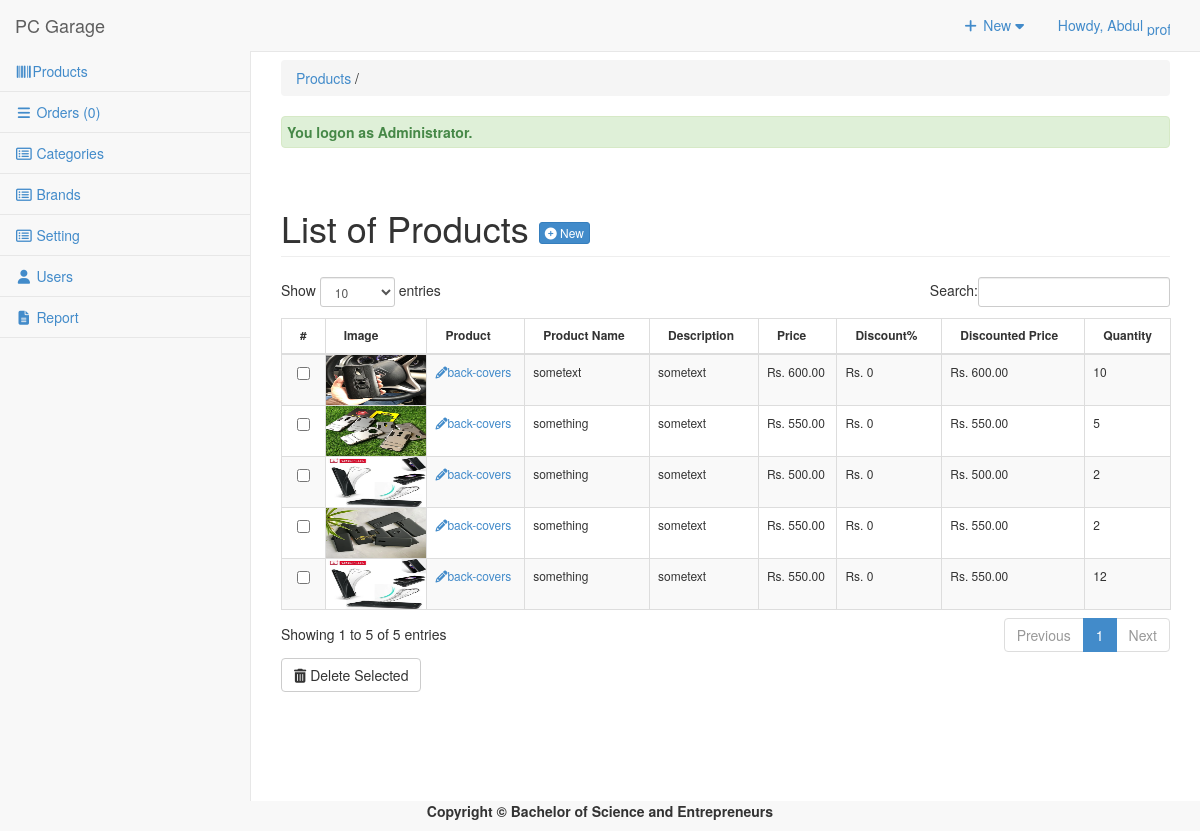
/admin/products/ (signed in), run on the app's committed database.
### tables this page shows
CREATE TABLE `tblpromopro` (
  `PROMOID` int(11) NOT NULL,
  `PROID` int(11) NOT NULL,
  `PRODISCOUNT` double NOT NULL,
  `PRODISPRICE` double NOT NULL,
  `PROBANNER` tinyint(4) NOT NULL,
  `PRONEW` tinyint(4) NOT NULL
);

CREATE TABLE `tblproduct` (
  `PROID` int(11) NOT NULL,
  `PRODNAME` varchar(255) NOT NULL,
  `PRODESC` varchar(255) DEFAULT NULL,
  `INGREDIENTS` varchar(255) NOT NULL,
  `PROQTY` int(11) DEFAULT NULL,
  `ORIGINALPRICE` double NOT NULL,
  `PROPRICE` double DEFAULT NULL,
  `CATEGID` int(11) DEFAULT NULL,
  `BRID` int(11) NOT NULL,
  `IMAGES` varchar(255) DEFAULT NULL,
  `PROSTATS` varchar(30) DEFAULT NULL,
  `OWNERNAME` varchar(90) NOT NULL,
  `OWNERPHONE` varchar(90) NOT NULL
);

CREATE TABLE `tblcategory` (
  `CATEGID` int(11) NOT NULL,
  `CATEGORIES` varchar(255) NOT NULL,
  `USERID` int(11) NOT NULL,
  `CATIMAGE` varchar(255) NOT NULL
);

### admin/products/index.php (called while the page is built, shortened)
<?php
require_once("../../include/initialize.php");
$view = (isset($_GET['view']) && $_GET['view'] != '') ? $_GET['view'] : '';
	$header=$view;
	$title="Products";
	switch ($view) {
  	default :
	$title="Products";
	}
require_once ("../theme/templates.php");
?>

### include/database.php (called while the page is built, shortened)
<?php
class Database {
	var $sql_string = '';
	private $conn;
	public function open_connection() {
		$this->conn = mysqli_connect(server,user,pass);
		if(!$this->conn){
			echo "Problem in database connection! Contact administrator!";
			exit();
		}else{
			$db_select = mysqli_select_db($this->conn,database_name);
		}
	}
	function setQuery($sql='') {
		$this->sql_string=$sql;
	}
	function executeQuery() {
		$result = mysqli_query($this->conn,$this->sql_string);
		return $result;
	}
	private function confirm_query($result) {
		return $result;
	}
	function loadResultList( $key='' ) {
		$cur = $this->executeQuery();
		$array = array();
		while ($row = mysqli_fetch_object($cur)) {
			if ($key) {
				$array[$row->$key] = $row;
			} else {
				$array[] = $row;
			}
		}
		return $array;
	}
	function loadSingleResult() {
		$cur = $this->executeQuery();
		while ($row = mysqli_fetch_object($cur)) {
		return $data = $row;
		}
	}
	public function num_rows($result_set) {
		return mysqli_num_rows($result_set);
	}
}
$mydb = new Database();
?>

### include/accounts.php (called while the page is built, shortened)
<?php
require_once(LIB_PATH.DS.'database.php');
class User {
	protected static  $tblname = "tbluseraccount";
	function single_user($id=""){
			global $mydb;
			$mydb->setQuery("SELECT * FROM ".self::$tblname."
				Where USERID= '{$id}' LIMIT 1");
			$cur = $mydb->loadSingleResult();
			return $cur;
	}
}
?>

### admin/products/list.php (the view, shortened to what this page needs)
<div class="row">
     	 <div class="col-lg-12">
          <h1 class="page-header">List of Products  <a href="index.php?view=add" class="btn btn-primary btn-xs  ">  <i class="fa fa-plus-circle fw-fa"></i> New</a>  </h1>
     		</div>
 		 </div>
	    <form action="controller.php?action=delete" Method="POST">
	    <div class="table-responsive">
		<table id="dash-table"  class="table table-striped table-bordered table-hover "  style="font-size:12px" cellspacing="0" >
		  <thead>
		  	<tr>
		  		<th width="1%">#</th>
		  		<th width="50">Image</th>
		  		<th>Product</th>
				<th>Product Name</th>
		  		<th>Description</th>
		  		<th>Price</th>
		  		<th>Discount%</th>
		  		<th>Discounted Price</th>
		  		<th>Quantity</th>
		  	</tr>
		  </thead>
	  <tbody>
		  	<?php
		  		$query = "SELECT * FROM `tblpromopro` pr , `tblproduct` p , `tblcategory` c
         					 WHERE pr.`PROID`=p.`PROID` AND  p.`CATEGID` = c.`CATEGID` ";
		  		$mydb->setQuery($query);
		  		$cur = $mydb->loadResultList();
				foreach ($cur as $result) {
		  		echo '<tr>';
		  		echo '<td width="1%" align="center"><input type="checkbox" name="selector[]" id="selector[]" value="'.$result->PROID. '"/></td>';
		    	echo '<td style="padding:0px;">
					<a class="PROID" href="" data-target="#productmodal"  data-toggle="modal"  data-id="'.$result->PROID.'">
					<img  title="'.$result->CATEGORIES.'" style="width:100px;height:50px;padding:0;"  src="'. web_root.'admin/products/'.$result->IMAGES . '">
					</a></td>';
		  		echo '<td><a title="edit" href="'.web_root.'admin/products/index.php?view=edit&id='.$result->PROID.'"><i class="fa fa-pencil "></i>'.$result->CATEGORIES.'</a></td>';
				  echo '<td>'. $result->PRODNAME.'</td>';
		  		echo '<td>'. $result->PRODESC.'</td>';
		  		echo '<td> Rs. '.  number_format($result->PROPRICE,2).'</td>';
		  		echo '<td> Rs. '.  number_format($result->PRODISCOUNT,0).'</td>';
		  		echo '<td> Rs. '.  number_format($result->PRODISPRICE,2).'</td>';
		  		echo '<td width="4%">'. $result->PROQTY.'</td>';
		  	}
		  	?>
		  </tbody>
		</table>
		<div class="btn-group">
		  <button type="submit" class="btn btn-default" name="delete"><i class="fa fa-trash fw-fa"></i> Delete Selected</button>
		</div>
		</div>
		</form>

### admin/theme/templates.php (shortened to what this page needs)
<!DOCTYPE html>
<html lang="en">
<head>
<link href="<?php echo web_root; ?>admin/css/bootstrap.min.css" rel="stylesheet">
<link href="<?php echo web_root; ?>admin/css/metisMenu.min.css" rel="stylesheet">
<link href="<?php echo web_root; ?>admin/css/timeline.css" rel="stylesheet">
<link href="<?php echo web_root; ?>admin/css/sb-admin-2.css" rel="stylesheet">
<link href="<?php echo web_root; ?>admin/font/css/font-awesome.min.css" rel="stylesheet" type="text/css">
<link href="<?php echo web_root; ?>admin/font/font-awesome.min.css" rel="stylesheet" type="text/css">
<link href="<?php echo web_root; ?>admin/css/dataTables.bootstrap.css" rel="stylesheet">
<link href="<?php echo web_root; ?>css/bootstrap-datetimepicker.min.css" rel="stylesheet" media="screen">
<link href="<?php echo web_root; ?>css/datepicker.css" rel="stylesheet" media="screen">
<link href="<?php echo web_root; ?>admin/css/costum.css" rel="stylesheet">
<link href="<?php echo web_root; ?>admin/css/ekko-lightbox.css" rel="stylesheet">
</head>
  <?php
    $query = "SELECT * FROM tblsummary WHERE ORDEREDSTATS = 'Pending'";
    $mydb->setQuery($query);
    $cur = $mydb->executeQuery();
    $rowscount = $mydb->num_rows($cur);
    $res = isset($rowscount)? $rowscount : 0;
    if($res>0){
    $order = '<span style="color:red;">('.$res.')</span>';
    }else{
        $order = '<span> ('.$res.')</span>';
    }
?>
<body>
   <div id="wrapper">
        <nav class="navbar navbar-default navbar-static-top  " role="navigation" style="margin-bottom: 0">
            <div class="navbar-header">
                 <a class="navbar-brand"  href="<?php echo web_root; ?>admin/index.php" >PC Garage</a>
            </div>
            <ul class="nav navbar-top-links navbar-right">
                 <li class="dropdown">
                    <a class="dropdown-toggle" data-toggle="dropdown" href="#">
                        <i class="fa fa-plus fa-fw"></i> New  <i class="fa fa-caret-down"></i>
                    </a>
                </li>
<?php
 $user = New User();
$singleuser = $user->single_user($_SESSION['USERID']);
?>
                <li class="dropdown">
                    <a class="dropdown-toggle" data-toggle="dropdown" href="#">
                        Howdy, <?php echo $_SESSION['U_NAME']; ?> <img title="profile image" width="23px" height="17px" src="<?php echo web_root.'admin/user/'.$singleuser ->USERIMAGE ?>">
                    </a>
                </li>
            </ul>
            <div class="navbar-default sidebar" role="navigation">
                <div class="sidebar-nav navbar-collapse">
                    <ul class="nav" id="side-menu">
                        <li>
                             <a href="<?php echo web_root; ?>admin/products/index.php"><i class="fa fa-barcode fa-fw"></i>Products </a>
                        </li>
                        <li>
                             <a href="<?php echo web_root; ?>admin/orders/index.php" ><i class="fa fa-reorder fa-fw"></i>  Orders <?php echo $order; ?></a>
                  </li>
                         <li>
                             <a href="<?php echo web_root; ?>admin/category/index.php" ><i class="fa fa-list-alt fa-fw"></i>  Categories </a>
                        </li>
                        <li>
                             <a href="<?php echo web_root; ?>admin/brands/index.php" ><i class="fa fa-list-alt fa-fw"></i>  Brands </a>
                        </li>
                        <?php if ($_SESSION['U_ROLE']=='Administrator') {
                        ?>
                         <li>
                             <a href="<?php echo web_root; ?>admin/settings/index.php" ><i class="fa fa-list-alt fa-fw"></i>  Setting </a>
                        </li>
                          <li>
                            <a href="<?php echo web_root; ?>admin/user/index.php" ><i class="fa fa-user fa-fw"></i> Users </a>
                        </li>
                         <li>
                            <a href="<?php echo web_root; ?>admin/report/index.php" ><i class="fa  fa-file-text fa-fw"></i> Report </a>
                        </li>
                 <?php }  ?>
                    </ul>
                </div>
            </div>
        </nav>
  <div id="page-wrapper">
            <div class="row" >
                <div class="col-lg-12">
                    <?php
                    if ($title<>'Dashboard'){
                       echo   '<p class="breadcrumb" style="margin-top: 8px;">
                        <a href="index.php" title="'. $title.'" >'. $title.'</a>
                        '.(isset($header) ? ' / '. $header : '').'  </p>'  ;
                    } ?>
                        <?php   check_message();  ?>
                  <?php require_once $content; ?>
                </div>
            </div>
        </div>
    </div>
</body>
      <footer><p  style="text-align: center;font-weight: bold;">Copyright &copy; Bachelor of Science and Entrepreneurs </p></footer>
</html>

### include/session.php (shortened to what this page needs)
		<?php
		function check_message(){
    if(isset($_SESSION['message'])){
      if(isset($_SESSION['msgtype'])){
        if ($_SESSION['msgtype']=="info"){
          echo  '<label class="alert alert-info" style="width:100%;padding:5px;">'. $_SESSION['message'] . '</label>';
        }elseif($_SESSION['msgtype']=="error"){
          echo  '<label class="alert alert-danger" style="width:100%;padding:5px;">' . $_SESSION['message'] . '</label>';
        }elseif($_SESSION['msgtype']=="success"){
          echo  '<label class="alert alert-success" style="width:100%;padding:5px;">' . $_SESSION['message'] . '</label>';
        }
        }
    }
 }
?>

### admin/css/sb-admin-2.css (style rules this page uses)
body { background-color: #f8f8f8; }
#wrapper { width: 100%; }
#page-wrapper { padding: 0 15px; min-height: 568px; background-color: #fff; }
@media (min-width:768px) { #page-wrapper { position: inherit; margin: 0 0 0 250px; padding: 0 30px; border-left: 1px solid #e7e7e7; } }
.navbar-top-links { margin-right: 0; }
.navbar-top-links li { display: inline-block; }
.navbar-top-links li:last-child { margin-right: 15px; }
.navbar-top-links li a { padding: 15px; min-height: 50px; }
.sidebar .sidebar-nav.navbar-collapse { padding-right: 0; padding-left: 0; }
.sidebar ul li { border-bottom: 1px solid #e7e7e7; }
@media (min-width:768px) { .sidebar { z-index: 1; position: absolute; width: 250px; margin-top: 51px; } }

### data on the page
tblpromopro: PROID.IMAGES (picture), tblcategory.CATEGORIES "back-covers", PROID.PRODNAME "sometext", PROID.PRODESC "sometext", PROID.PROPRICE "600.00", PRODISCOUNT "0", PRODISPRICE "600.00", PROID.PROQTY "10"
tblpromopro: PROID.IMAGES (picture), tblcategory.CATEGORIES "back-covers", PROID.PRODNAME "something", PROID.PRODESC "sometext", PROID.PROPRICE "550.00", PRODISCOUNT "0", PRODISPRICE "550.00", PROID.PROQTY "5"
tblpromopro: PROID.IMAGES (picture), tblcategory.CATEGORIES "back-covers", PROID.PRODNAME "something", PROID.PRODESC "sometext", PROID.PROPRICE "500.00", PRODISCOUNT "0", PRODISPRICE "500.00", PROID.PROQTY "2"
tblpromopro: PROID.IMAGES (picture), tblcategory.CATEGORIES "back-covers", PROID.PRODNAME "something", PROID.PRODESC "sometext", PROID.PROPRICE "550.00", PRODISCOUNT "0", PRODISPRICE "550.00", PROID.PROQTY "2"
tblpromopro: PROID.IMAGES (picture), tblcategory.CATEGORIES "back-covers", PROID.PRODNAME "something", PROID.PRODESC "sometext", PROID.PROPRICE "550.00", PRODISCOUNT "0", PRODISPRICE "550.00", PROID.PROQTY "12"

### other printed values
$_SESSION['U_NAME'] "Abdul"
$res "0"
$title "Products"
$_SESSION['message'] "You logon as Administrator."
